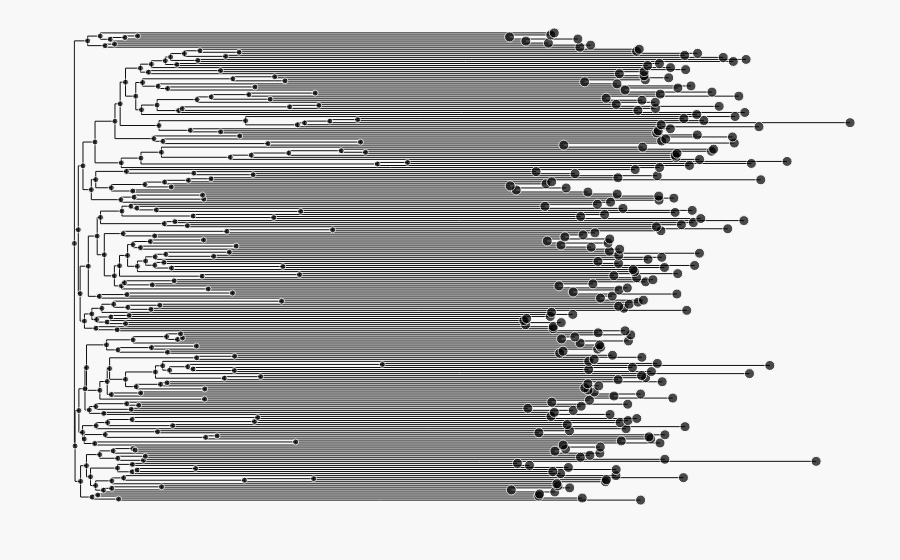

This figure's notebook cell:
### Code cell
#node_color_dict = {acc:'red' for acc in outliers}
njTree_fig = jw_draw_tree.create_tree(njTree)#, node_color_dict=node_color_dict)
go.Figure(njTree_fig)
